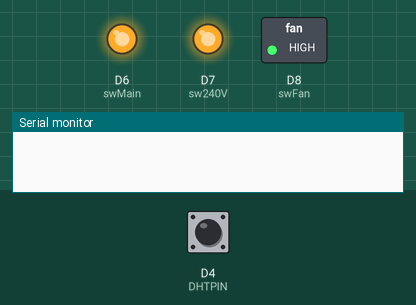
Recording of a sketch running on a simulated ESP8266 (NodeMCU). On the bench: switched loads named in the sketch (green lamp = pin HIGH), output pins drawn as LEDs (lit = HIGH), the last lines printed to the serial monitor. The inputs (shaded band) are chosen by the test bench; at power-on: D4 (DHTPIN) HIGH. WiFi joins after 1.5 s; servers stay silent unless stated; uploads are accepted with an empty reply.

Above: at 0.1 s.
At 17.0 s:
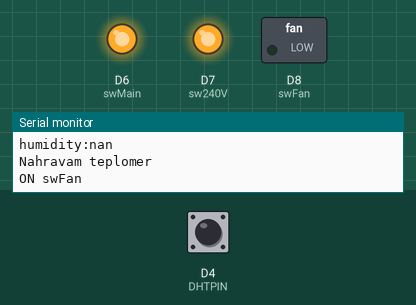
Timing chart, 0 to 18.5 s (numbered marks = the images above):
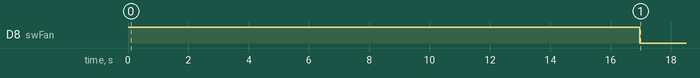

The sketch:

ml-smart-switch-jedalen-v01.ino
```cpp
#include <SPI.h>
#include <Wire.h>
#include <ESP8266WiFi.h>
#include <ESP8266HTTPClient.h>
#include <DHT.h>


const char* ssid = "TP-Link_708C";
const char* password = "36683147";

#define DHTPIN D4
#define DHTTYPE DHT22
DHT dht(DHTPIN, DHTTYPE);
String temp, humidity;
int ampers;

static uint32_t timer;
static uint32_t timerAmMeter;

int swFan = D8;
int sw240V = D7;
int swMain = D6;
int amMeter = A0;

void setup(void)
{
  Serial.begin(9600);

  ampers  = 0;

  pinMode(swFan, OUTPUT);
  pinMode(swMain, OUTPUT);
  pinMode(sw240V, OUTPUT);
  pinMode(amMeter, INPUT);

  digitalWrite(swFan, HIGH);
  digitalWrite(swMain, HIGH);
  digitalWrite(sw240V, HIGH);

  delay(5000);
  dht.begin();

  WiFi.begin(ssid, password);
  while (WiFi.status() != WL_CONNECTED) {
    delay(500);
    Serial.print(".");
  }
  Serial.println(WiFi.localIP());
}

void loop() {

  if (millis() > timerAmMeter) {
    timerAmMeter = millis() + 5000;
    delay(10000);

  }

  if (millis() > timer) {
    timer = millis() +600000;

    ampers = analogRead(A0);
    Serial.print(F("AmMeter:"));
    Serial.println(ampers);

	  temp = dht.readTemperature();
    humidity = dht.readHumidity();

    if(isDigit(temp.toInt())){
      Serial.println(F("Opatovne loadujem teplotu.-------------------------------------------"));
      Serial.println(temp.toInt());
      delay(1000);
      temp = dht.readTemperature();
      humidity = dht.readHumidity();
    }

    Serial.println("temp:"+temp);
    Serial.println("humidity:"+humidity);

    if (WiFi.status() == WL_CONNECTED) {
      HTTPClient http;
      Serial.println(F("Nahravam teplomer"));
      http.begin("http://system.tronic.sk/?action=record&type1=18&val1="+temp+"&type2=19&val2="+humidity+"&type3=20&val3="+ampers);
      http.GET();
      http.end();
    }

    if(temp.toInt()>35){
      Serial.print(F("ON swFan"));
      digitalWrite(swFan, LOW);
    }else{
      Serial.print(F("OFF swFan"));
      digitalWrite(swFan, HIGH);
    }

    if (WiFi.status() == WL_CONNECTED) {
      HTTPClient httpSw;
      httpSw.begin("http://system.tronic.sk/?action=getswitches&id1=22");
      int httpCodeSw = httpSw.GET();

      if(httpCodeSw > 0) {
        String val = httpSw.getString();

        if(val.indexOf("pastwo")>-1){
          String values = val.substring(val.indexOf("pastwo")+6);
          values = values.substring(0, values.indexOf("pastwo"));
          Serial.println(values);

          //swMain
          if(values.substring(0,1).indexOf("1") == 0){
            Serial.println(F("ON swMain"));
            digitalWrite(swMain, HIGH);
          } else {
            Serial.println(F("OFF swMain"));
            digitalWrite(swMain, LOW);
          }

        }
      }
      httpSw.end();
    }
  }
}
```

Measured:
- by itself, D8 (swFan): HIGH → LOW at 17.0 s
